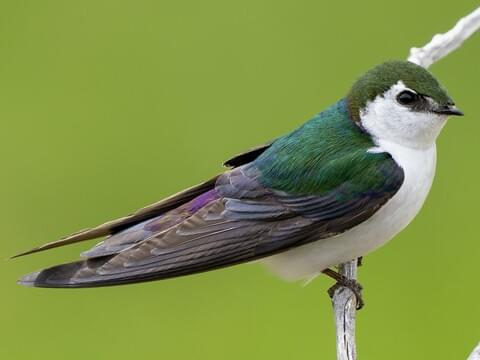
#> input picture Project5/bird.jpg, 480 x 360 px
$ python A5_submission.py
#> lines starting #> are read from the running program, lines starting #| are printed output that depends on the picture; long printed decimals are rounded
'''
###### DO NOT EDIT ######
(Scroll down for start of the assignment)

# MATLAB Code:
# Alexey S. Sokolov a.k.a. nICKEL, Moscow, Russia
# June 2007
# alex.nickel@gmail.com

Zig-zag section
'''

import numpy as np

# Zigzag scan of a matrix

# --INPUT--
# Argument: 2D matrix of any size, not strictly square

# --OUTPUT--
# Returns: 1-by-(m*n) array, where input matrix is m*n

def zigzag(input):
    #initializing the variables
    #----------------------------------
    h = 0
    v = 0

    vmin = 0
    hmin = 0

    vmax = input.shape[0]
    hmax = input.shape[1]

    #print(vmax ,hmax )

    i = 0

    output = np.zeros(( vmax * hmax))
    #----------------------------------

    while ((v < vmax) and (h < hmax)):

        if ((h + v) % 2) == 0:                 # going up

            if (v == vmin):
                #print(1)
                output[i] = input[v, h]        # if we got to the first line

                if (h == hmax):
                    v = v + 1
                else:
                    h = h + 1

                i = i + 1

            elif ((h == hmax -1 ) and (v < vmax)):   # if we got to the last column
                #print(2)
                output[i] = input[v, h]
                v = v + 1
                i = i + 1

            elif ((v > vmin) and (h < hmax -1 )):    # all other cases
                #print(3)
                output[i] = input[v, h]
                v = v - 1
                h = h + 1
                i = i + 1


        else:                                    # going down

            if ((v == vmax -1) and (h <= hmax -1)):       # if we got to the last line
                #print(4)
                output[i] = input[v, h]
                h = h + 1
                i = i + 1

            elif (h == hmin):                  # if we got to the first column
                #print(5)
                output[i] = input[v, h]

                if (v == vmax -1):
                    h = h + 1
                else:
                    v = v + 1

                i = i + 1

            elif ((v < vmax -1) and (h > hmin)):     # all other cases
                #print(6)
                output[i] = input[v, h]
                v = v + 1
                h = h - 1
                i = i + 1


        if ((v == vmax-1) and (h == hmax-1)):          # bottom right element
            #print(7)
            output[i] = input[v, h]
            break

    #print ('v:',v,', h:',h,', i:',i)
    return output


# Inverse zigzag scan of a matrix

# --INPUT--
# Argument: 1-by-m*n array, m & n are vertical & horizontal sizes of output matrix

# --OUTPUT--
# Returns: a 2D matrix of defined sizes with input array items gathered by zigzag

def inverse_zigzag(input, vmax, hmax):

    #print input.shape

    # initializing the variables
    #----------------------------------
    h = 0
    v = 0

    vmin = 0
    hmin = 0

    output = np.zeros((vmax, hmax))

    i = 0
    #----------------------------------

    while ((v < vmax) and (h < hmax)):
        #print ('v:',v,', h:',h,', i:',i)
        if ((h + v) % 2) == 0:                 # going up

            if (v == vmin):
                #print(1)

                output[v, h] = input[i]        # if we got to the first line

                if (h == hmax):
                    v = v + 1
                else:
                    h = h + 1

                i = i + 1

            elif ((h == hmax -1 ) and (v < vmax)):   # if we got to the last column
                #print(2)
                output[v, h] = input[i]
                v = v + 1
                i = i + 1

            elif ((v > vmin) and (h < hmax -1 )):    # all other cases
                #print(3)
                output[v, h] = input[i]
                v = v - 1
                h = h + 1
                i = i + 1


        else:                                    # going down

            if ((v == vmax -1) and (h <= hmax -1)):       # if we got to the last line
                #print(4)
                output[v, h] = input[i]
                h = h + 1
                i = i + 1

            elif (h == hmin):                  # if we got to the first column
                #print(5)
                output[v, h] = input[i]
                if (v == vmax -1):
                    h = h + 1
                else:
                    v = v + 1
                i = i + 1

            elif((v < vmax -1) and (h > hmin)):     # all other cases
                output[v, h] = input[i]
                v = v + 1
                h = h - 1
                i = i + 1


        if ((v == vmax-1) and (h == hmax-1)):          # bottom right element
            #print(7)
            output[v, h] = input[i]
            break


    return output


'''
######
Assignment 5 starts here
######
'''

def part1_encoder():
	# JPEG encoding

    import numpy as np
    # import scipy
    import matplotlib.pyplot as plt
    from skimage import io
    from scipy.fftpack import dct,idct
    from skimage import io, color


    # NOTE: Defining block size
    block_size = 8

    # TODO: Read image using skimage.io
    ###### Your code here ######
    image = io.imread("bird.jpg")
#> image is the input picture: shape (360, 480, 3); mean R, G, B 127.9, 145.9, 72

    plt.imshow(image)
    plt.title('Input image (RGB)')
    plt.axis('off')
    plt.show()

    # TODO: Convert the image from RGB space to YCbCr space
    img = color.rgb2ycbcr(image)
#> img: shape (360, 480, 3) float64; mean of channels 0, 1, 2 129.5, 98.2, 125.4
    plt.imshow(np.uint8(img))
    plt.title('Input image (YCbCr)')
    plt.axis('off')
    plt.show()
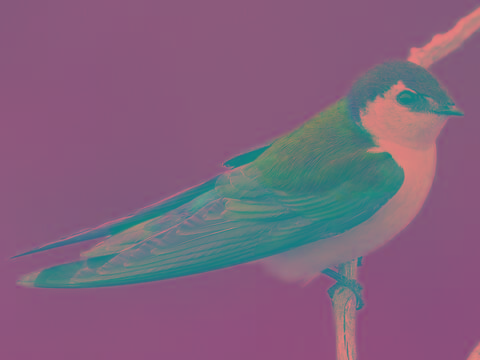
#> shown: shape (360, 480, 3); mean R, G, B 128.9, 97.7, 125


    '''
    Interesting property: Separability

    The separability property refers to the fact that a 2D DCT can be computed as the product of two 1D DCTs
    applied along each dimension of the data independently. This means that a 2D DCT can be computed much more
    efficiently as two 1D DCTs instead of directly computing the 2D transform.
    '''

    # TODO: Function to compute 2D Discrete Cosine Transform (DCT)
    # Apply DCT with type 2 and 'ortho' norm parameters

    def dct2D(x):
        ###### Your code here ######
        transpose_dct = np.transpose(dct(x,  type = 2, norm = 'ortho'))

        temp_result = dct(transpose_dct,type=2,norm = 'ortho')

        result = np.transpose(temp_result)


        return result


    # TODO: Get size of image
    ###### Your code here ######
    [Height,Width,c] = image.shape
#> Height = 360; Width = 480; c = 3

    # TODO: Compute number of blocks (of size 8-by-8), cast the numbers to int

    #nbh = ###### Your code here ###### # (number of blocks in height)
    #nbw = ###### Your code here ###### # (number of blocks in width)
    nbh = int(np.ceil(Height / block_size))
#> nbh = 45
    nbw = int(np.ceil(Width / block_size))
#> nbw = 60


    # TODO: (If necessary) Pad the image, get size of padded image
    #H = ###### Your code here ######  # height of padded image
    #W = ###### Your code here ######  # width of padded image
    H = nbh * block_size
#> H = 360
    W = nbw * block_size
#> W = 480

    # TODO: Create a numpy zero matrix with size of H,W,3 called padded img
    #padded_img = ###### Your code here ######
    padded_img = np.zeros((H,W,c))

    # TODO: Copy the values of img into padded_img[0:h,0:w,:]
    ###### Your code here ######
    for i in range(Height):
        for j in range(Width):
            for k in range(c):
                padded_img[i][j][k] = img[i][j][k]

    # TODO: Display padded image
    plt.imshow(np.uint8(padded_img))
    plt.title('After padding image')
    plt.axis('off')
    plt.show()


    # TODO: Create the quantization matrix
    # Refer to this https://www.sciencedirect.com/science/article/pii/S1742287608000285#:~:text=In%20the%20quantization%20stage%2C%20the,range%20from%200%20to%2065%2C535.&text=A%20lower%20number%20means%20that,higher%20quality%20image%20should%20result.
    # Use Fig. 1 as your quantization tables (1 table for Y channel and 1 table for Cb and Cr channels)
    #quantization_matrix_Y = # quantization table for Y channels
    quantization_matrix_Y = np.array([  [16, 11, 10, 16, 24, 40, 51, 61],
                                        [12, 12, 14, 19, 26, 58, 60, 55],
                                        [14, 13, 16, 24, 40, 57, 69, 56],
                                        [14, 17, 22, 29, 51, 87, 80, 62],
                                        [18, 22, 37, 56, 68, 109, 103, 77],
                                        [24, 35, 55, 64, 81, 104, 113, 92],
                                        [49, 64, 78, 87, 103, 121, 120, 101],
                                        [72, 92, 95, 98, 112, 100, 103, 99]])
    #quantization_matrix_CbCr = # quantization table for Cb and Cr channels
    quantization_matrix_CbCr = np.array([   [17, 18, 24, 47, 99, 99, 99, 99],
                                            [18, 21, 26, 66, 99, 99, 99, 99],
                                            [24, 26, 56, 99, 99, 99, 99, 99],
                                            [47, 66, 99, 99, 99, 99, 99, 99],
                                            [99, 99, 99, 99, 99, 99, 99, 99],
                                            [99, 99, 99, 99, 99, 99, 99, 99],
                                            [99, 99, 99, 99, 99, 99, 99, 99],
                                            [99, 99, 99, 99, 99, 99, 99, 99]])
    ###### Your code here ######

    # TODO: Initialize variables for compression calculations (only for the Y channel)
    ###### Your code here ######
    before_index = 0
    after_index = 0


    # NOTE: Iterate over blocks
    for i in range(nbh):

        # Compute start and end row indices of the block
        row_ind_1 = i * block_size
        row_ind_2 = row_ind_1 + block_size

        for j in range(nbw):

            # Compute start and end column indices of the block
            col_ind_1 = j * block_size
            col_ind_2 = col_ind_1 + block_size

            # TODO: Select current block to process using calculated indices (through slicing)
            Yblock = padded_img[row_ind_1:row_ind_2, col_ind_1:col_ind_2, 0]
            Cbblock = padded_img[row_ind_1:row_ind_2, col_ind_1:col_ind_2, 1]
            Crblock = padded_img[row_ind_1:row_ind_2, col_ind_1:col_ind_2, 2]

            # TODO: Apply dct2d() to selected block
            YDCT = dct2D(Yblock)
            CbDCT = dct2D(Cbblock)
            CrDCT = dct2D(Crblock)

            # TODO: Quantization
            # Divide each element of DCT block by corresponding element in quantization matrix
            quantized_YDCT = np.round(YDCT / quantization_matrix_Y)
            quantized_CbDCT = np.round(CbDCT / quantization_matrix_CbCr)
            quantized_CrDCT = np.round(CrDCT / quantization_matrix_CbCr)

            # TODO: Reorder DCT coefficients into block (use zigzag function)
            reordered_Y = zigzag(quantized_YDCT)
            reordered_Cb = zigzag(quantized_CbDCT)
            reordered_Cr = zigzag(quantized_CrDCT)

            # TODO: Reshape reordered array to 8-by-8 2D block
            reshaped_Y = inverse_zigzag(reordered_Y, block_size, block_size)
            reshaped_Cb = inverse_zigzag(reordered_Cb, block_size, block_size)
            reshaped_Cr = inverse_zigzag(reordered_Cr, block_size, block_size)

            # TODO: Copy reshaped matrix into padded_img on current block corresponding indices
            ###### Your code here ######
            padded_img[row_ind_1:row_ind_2, col_ind_1:col_ind_2, 0] = reshaped_Y
            padded_img[row_ind_1:row_ind_2, col_ind_1:col_ind_2, 1] = reshaped_Cb
            padded_img[row_ind_1:row_ind_2, col_ind_1:col_ind_2, 2] = reshaped_Cr

            # TODO: Compute pixel locations with non-zero values before and after quantization (only in Y channel)
            # TODO: Compute total number of pixels
            ###### Your code here ####
            non_zero_brfore = np.count_nonzero(YDCT)
            non_zero_quantize = np.count_nonzero(quantized_YDCT)
            before_index += non_zero_brfore
            after_index += non_zero_quantize
#> padded_img: shape (360, 480, 3) float64; mean of channels 0, 1, 2 1, 0.7, 0.9

    plt.imshow(np.uint8(padded_img))
    plt.title('encoded image')
    plt.axis('off')
    plt.show()
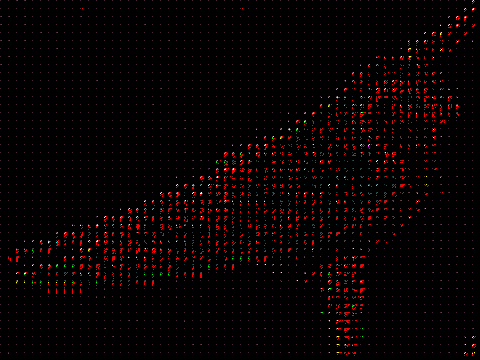
#> shown: shape (360, 480, 3); mean R, G, B 6.8, 1.5, 1.2


    # NOTE: Write h, w, c, block_size and padded_img into .txt files at the end of encoding

    # TODO: Write padded_img into 'encoded.npy' file (use np.save() function)
    # First parameter should be 'encoded.npy'
    ###### Your code here ######
    np.save('encoded.npy', padded_img)

    # TODO: write [h, w, c, block_size] into size.txt
    # First parameter should be 'size.txt' (use np.savetxt() function)
    ###### Your code here ######
    np.savetxt('size.txt', [Height, Width, c, block_size])

    # TODO: Calculate percentage of pixel locations with non-zero values before and after to measure degree of compression
    before = before_index / (Height * Width)

    after = before_index / after_index if after_index != 0 else 0

    # Print statements as shown in eClass
    ###### Your code here ######
    print('Percentage of non-zero elements in Luma channel:')
    print(f"Before compression: {before * 100}%")
#| Before compression: 49.574%
    print(f"After compression: {after}%")
#| After compression: 8.094%


def part2_decoder():
    # JPEG decoding

    import numpy as np
    # import scipy
    import matplotlib.pyplot as plt
    from skimage import io,color
    from scipy.fftpack import dct,idct

    # NOTE: Defining block size
    block_size = 8

    # TODO: Function to compute 2D Discrete Cosine Transform (DCT)
    # Apply IDCT with type 2 and 'ortho' norm parameters

    def idct2D(x):
        ###### Your code here ######


        transpose_dct = np.transpose(idct(x,  type = 2, norm = 'ortho'))

        temp_result = idct(transpose_dct,type=2,norm = 'ortho')

        result = np.transpose(temp_result)
        return result


    # TODO: Load 'encoded.npy' into padded_img (using np.load() function)
    ###### Your code here ######
    padded_img = np.load('encoded.npy')

    # TODO: Load h, w, c, block_size and padded_img from the size.txt file
    ###### Your code here ######
    h, w, c, block_size = np.loadtxt('size.txt')

    # TODO: 6. Get size of padded_img, cast to int if needed
    ###### Your code here ######
    h = int(h)
    w = int(w)
    c = int(c)
    block_size = int(block_size)


    # TODO: Create the quantization matrix (Same as before)
    #quantization_matrix_Y = # quantization table for Y channels
    quantization_matrix_Y = np.array([  [16, 11, 10, 16, 24, 40, 51, 61],
                                        [12, 12, 14, 19, 26, 58, 60, 55],
                                        [14, 13, 16, 24, 40, 57, 69, 56],
                                        [14, 17, 22, 29, 51, 87, 80, 62],
                                        [18, 22, 37, 56, 68, 109, 103, 77],
                                        [24, 35, 55, 64, 81, 104, 113, 92],
                                        [49, 64, 78, 87, 103, 121, 120, 101],
                                        [72, 92, 95, 98, 112, 100, 103, 99]])
    #quantization_matrix_CbCr = # quantization table for Cb and Cr channels
    quantization_matrix_CbCr = np.array([   [17, 18, 24, 47, 99, 99, 99, 99],
                                            [18, 21, 26, 66, 99, 99, 99, 99],
                                            [24, 26, 56, 99, 99, 99, 99, 99],
                                            [47, 66, 99, 99, 99, 99, 99, 99],
                                            [99, 99, 99, 99, 99, 99, 99, 99],
                                            [99, 99, 99, 99, 99, 99, 99, 99],
                                            [99, 99, 99, 99, 99, 99, 99, 99],
                                            [99, 99, 99, 99, 99, 99, 99, 99]])

    ###### Your code here ######

    # TODO: Compute number of blocks (of size 8-by-8), cast to int
    nbh = int(np.ceil(h / block_size))###### Your code here ###### # (number of blocks in height)
    nbw = int(np.ceil(w / block_size))###### Your code here ###### # (number of blocks in width)

    # TODO: iterate over blocks
    for i in range(nbh):

            # Compute start and end row indices of the block
            row_ind_1 = i * block_size

            row_ind_2 = row_ind_1 + block_size

            for j in range(nbw):

                # Compute start and end column indices of the block
                col_ind_1 = j * block_size

                col_ind_2 = col_ind_1 + block_size

                # TODO: Select current block to process using calculated indices
                #Yblock = ###### Your code here ######
                #Cbblock = ###### Your code here ######
                #Crblock = ###### Your code here ######
                Yblock = padded_img[row_ind_1:row_ind_2, col_ind_1:col_ind_2, 0]
                Cbblock = padded_img[row_ind_1:row_ind_2, col_ind_1:col_ind_2, 1]
                Crblock = padded_img[row_ind_1:row_ind_2, col_ind_1:col_ind_2, 2]


                # TODO: Reshape 8-by-8 2D block to 1D array
                #Yreshaped = ###### Your code here ######
                #Cbreshaped = ###### Your code here ######
                #Crreshaped = ###### Your code here ######
                Yreshaped = zigzag(Yblock)
                Cbreshaped = zigzag(Cbblock)
                Crreshaped = zigzag(Crblock)

                # TODO: Reorder array into block (use inverse_zigzag function)
                #Yreordered = ###### Your code here ######
                #Cbreordered = ###### Your code here ######
                #Crreordered = ###### Your code here ######
                Yreordered = inverse_zigzag(Yreshaped, block_size, block_size)
                Cbreordered = inverse_zigzag(Cbreshaped, block_size, block_size)
                Crreordered = inverse_zigzag(Crreshaped, block_size, block_size)


                # TODO: De-quantization
                # Multiply each element of reordered block by corresponding element in quantization matrix
                #dequantized_YDCT = ###### Your code here ######
                #dequantized_CbDCT = ###### Your code here ######
                #dequantized_CrDCT = ###### Your code here ######
                dequantized_YDCT = Yreordered * quantization_matrix_Y
                dequantized_CbDCT = Cbreordered * quantization_matrix_CbCr
                dequantized_CrDCT = Crreordered * quantization_matrix_CbCr

                # TODO: Apply idct2d() to reordered matrix
                #YIDCT = ###### Your code here ######
                #CbIDCT = ###### Your code here ######
                #CrIDCT = ###### Your code here ######
                YIDCT = idct2D(dequantized_YDCT)
                CbIDCT = idct2D(dequantized_CbDCT)
                CrIDCT = idct2D(dequantized_CrDCT)


                # TODO: Copy IDCT matrix into padded_img on current block corresponding indices
                ###### Your code here ######
                padded_img[row_ind_1:row_ind_2, col_ind_1:col_ind_2, 0] = YIDCT
                padded_img[row_ind_1:row_ind_2, col_ind_1:col_ind_2, 1] = CbIDCT
                padded_img[row_ind_1:row_ind_2, col_ind_1:col_ind_2, 2] = CrIDCT

    # TODO: Remove out-of-range values
    ###### Your code here ######
    padded_img = np.clip(padded_img, 0, 255)

    plt.imshow(np.uint8(padded_img))
    plt.title('decoded padded image (YCbCr)')
    plt.axis('off')
    plt.show()

    # TODO: Get original sized image from padded_img
    ###### Your code here ######
    decoded_img = padded_img[:h, :w, :]

    plt.imshow(np.uint8(decoded_img))
    plt.title('decoded padded image (YCbCr)')
    plt.axis('off')
    plt.show()

    # TODO: Convert the image from YCbCr to RGB
    ###### Your code here ######
    decoded_img = color.ycbcr2rgb(decoded_img)

    # TODO: Remove out-of-range values
    ###### Your code here ######
    decoded_img = np.clip(decoded_img, 0, 1)
    decoded_img = decoded_img * 255

    plt.imshow(np.uint8(decoded_img))
    plt.title('decoded image (RGB)')
    plt.axis('off')
    plt.show()


if __name__ == '__main__':
    part1_encoder()
    part2_decoder()
